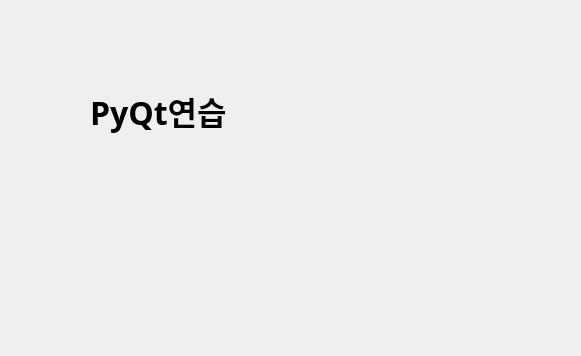
<?xml version="1.0" encoding="UTF-8"?>
<ui version="4.0">
 <class>Dialog</class>
 <widget class="QDialog" name="Dialog">
  <property name="geometry">
   <rect>
    <x>0</x>
    <y>0</y>
    <width>581</width>
    <height>356</height>
   </rect>
  </property>
  <property name="windowTitle">
   <string>Dialog</string>
  </property>
  <widget class="QLabel" name="label">
   <property name="geometry">
    <rect>
     <x>90</x>
     <y>50</y>
     <width>411</width>
     <height>121</height>
    </rect>
   </property>
   <property name="font">
    <font>
     <family>맑은 고딕</family>
     <pointsize>24</pointsize>
     <weight>75</weight>
     <bold>true</bold>
    </font>
   </property>
   <property name="text">
    <string>PyQt연습</string>
   </property>
  </widget>
 </widget>
 <resources/>
 <connections/>
</ui>
